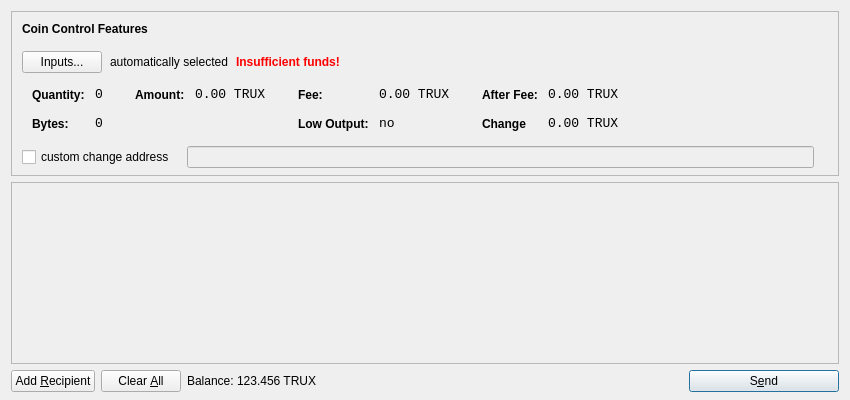
<?xml version="1.0" encoding="UTF-8"?>
<ui version="4.0">
 <class>SendCoinsDialog</class>
 <widget class="QDialog" name="SendCoinsDialog">
  <property name="geometry">
   <rect>
    <x>0</x>
    <y>0</y>
    <width>850</width>
    <height>400</height>
   </rect>
  </property>
  <property name="windowTitle">
   <string>Send Coins</string>
  </property>
  <layout class="QVBoxLayout" name="verticalLayout" stretch="0,1,0">
   <property name="bottomMargin">
    <number>8</number>
   </property>
   <item>
    <widget class="QFrame" name="frameCoinControl">
     <property name="sizePolicy">
      <sizepolicy hsizetype="Expanding" vsizetype="Expanding">
       <horstretch>0</horstretch>
       <verstretch>0</verstretch>
      </sizepolicy>
     </property>
     <property name="maximumSize">
      <size>
       <width>16777215</width>
       <height>16777215</height>
      </size>
     </property>
     <property name="frameShape">
      <enum>QFrame::StyledPanel</enum>
     </property>
     <property name="frameShadow">
      <enum>QFrame::Sunken</enum>
     </property>
     <layout class="QVBoxLayout" name="verticalLayoutCoinControl2">
      <property name="spacing">
       <number>-1</number>
      </property>
      <property name="leftMargin">
       <number>0</number>
      </property>
      <property name="topMargin">
       <number>0</number>
      </property>
      <property name="rightMargin">
       <number>0</number>
      </property>
      <property name="bottomMargin">
       <number>6</number>
      </property>
      <item>
       <layout class="QVBoxLayout" name="verticalLayoutCoinControl" stretch="0,0,0,0,1">
        <property name="spacing">
         <number>0</number>
        </property>
        <property name="leftMargin">
         <number>10</number>
        </property>
        <property name="topMargin">
         <number>10</number>
        </property>
        <item>
         <layout class="QHBoxLayout" name="horizontalLayoutCoinControl1">
          <property name="bottomMargin">
           <number>15</number>
          </property>
          <item>
           <widget class="QLabel" name="labelCoinControlFeatures">
            <property name="sizePolicy">
             <sizepolicy hsizetype="Preferred" vsizetype="Maximum">
              <horstretch>0</horstretch>
              <verstretch>0</verstretch>
             </sizepolicy>
            </property>
            <property name="font">
             <font>
              <weight>75</weight>
              <bold>true</bold>
             </font>
            </property>
            <property name="styleSheet">
             <string notr="true">font-weight:bold;</string>
            </property>
            <property name="text">
             <string>Coin Control Features</string>
            </property>
           </widget>
          </item>
         </layout>
        </item>
        <item>
         <layout class="QHBoxLayout" name="horizontalLayoutCoinControl2" stretch="0,0,0,0">
          <property name="spacing">
           <number>8</number>
          </property>
          <property name="bottomMargin">
           <number>10</number>
          </property>
          <item>
           <widget class="QPushButton" name="pushButtonCoinControl">
            <property name="styleSheet">
             <string notr="true"/>
            </property>
            <property name="text">
             <string>Inputs...</string>
            </property>
           </widget>
          </item>
          <item>
           <widget class="QLabel" name="labelCoinControlAutomaticallySelected">
            <property name="text">
             <string>automatically selected</string>
            </property>
            <property name="margin">
             <number>5</number>
            </property>
           </widget>
          </item>
          <item>
           <widget class="QLabel" name="labelCoinControlInsuffFunds">
            <property name="font">
             <font>
              <weight>75</weight>
              <bold>true</bold>
             </font>
            </property>
            <property name="styleSheet">
             <string notr="true">color:red;font-weight:bold;</string>
            </property>
            <property name="text">
             <string>Insufficient funds!</string>
            </property>
            <property name="margin">
             <number>5</number>
            </property>
           </widget>
          </item>
          <item>
           <spacer name="horizontalSpacerCoinControl">
            <property name="orientation">
             <enum>Qt::Horizontal</enum>
            </property>
            <property name="sizeHint" stdset="0">
             <size>
              <width>40</width>
              <height>1</height>
             </size>
            </property>
           </spacer>
          </item>
         </layout>
        </item>
        <item>
         <widget class="QWidget" name="widgetCoinControl" native="true">
          <property name="sizePolicy">
           <sizepolicy hsizetype="Preferred" vsizetype="Preferred">
            <horstretch>0</horstretch>
            <verstretch>0</verstretch>
           </sizepolicy>
          </property>
          <property name="minimumSize">
           <size>
            <width>0</width>
            <height>0</height>
           </size>
          </property>
          <property name="styleSheet">
           <string notr="true"/>
          </property>
          <layout class="QHBoxLayout" name="horizontalLayoutCoinControl5">
           <property name="margin">
            <number>0</number>
           </property>
           <item>
            <layout class="QHBoxLayout" name="horizontalLayoutCoinControl3" stretch="0,0,0,1">
             <property name="spacing">
              <number>20</number>
             </property>
             <property name="topMargin">
              <number>0</number>
             </property>
             <property name="bottomMargin">
              <number>10</number>
             </property>
             <item>
              <layout class="QFormLayout" name="formLayoutCoinControl1">
               <property name="horizontalSpacing">
                <number>10</number>
               </property>
               <property name="verticalSpacing">
                <number>14</number>
               </property>
               <property name="leftMargin">
                <number>10</number>
               </property>
               <property name="topMargin">
                <number>4</number>
               </property>
               <property name="rightMargin">
                <number>6</number>
               </property>
               <item row="0" column="0">
                <widget class="QLabel" name="labelCoinControlQuantityText">
                 <property name="styleSheet">
                  <string notr="true">font-weight:bold;</string>
                 </property>
                 <property name="text">
                  <string>Quantity:</string>
                 </property>
                 <property name="margin">
                  <number>0</number>
                 </property>
                </widget>
               </item>
               <item row="0" column="1">
                <widget class="QLabel" name="labelCoinControlQuantity">
                 <property name="font">
                  <font>
                   <family>Monospace</family>
                   <pointsize>10</pointsize>
                  </font>
                 </property>
                 <property name="cursor">
                  <cursorShape>IBeamCursor</cursorShape>
                 </property>
                 <property name="contextMenuPolicy">
                  <enum>Qt::ActionsContextMenu</enum>
                 </property>
                 <property name="text">
                  <string>0</string>
                 </property>
                 <property name="margin">
                  <number>0</number>
                 </property>
                 <property name="textInteractionFlags">
                  <set>Qt::LinksAccessibleByMouse|Qt::TextSelectableByKeyboard|Qt::TextSelectableByMouse</set>
                 </property>
                </widget>
               </item>
               <item row="1" column="0">
                <widget class="QLabel" name="labelCoinControlBytesText">
                 <property name="styleSheet">
                  <string notr="true">font-weight:bold;</string>
                 </property>
                 <property name="text">
                  <string>Bytes:</string>
                 </property>
                </widget>
               </item>
               <item row="1" column="1">
                <widget class="QLabel" name="labelCoinControlBytes">
                 <property name="font">
                  <font>
                   <family>Monospace</family>
                   <pointsize>10</pointsize>
                  </font>
                 </property>
                 <property name="cursor">
                  <cursorShape>IBeamCursor</cursorShape>
                 </property>
                 <property name="contextMenuPolicy">
                  <enum>Qt::ActionsContextMenu</enum>
                 </property>
                 <property name="text">
                  <string>0</string>
                 </property>
                 <property name="textInteractionFlags">
                  <set>Qt::LinksAccessibleByMouse|Qt::TextSelectableByKeyboard|Qt::TextSelectableByMouse</set>
                 </property>
                </widget>
               </item>
              </layout>
             </item>
             <item>
              <layout class="QFormLayout" name="formLayoutCoinControl2">
               <property name="horizontalSpacing">
                <number>10</number>
               </property>
               <property name="verticalSpacing">
                <number>14</number>
               </property>
               <property name="leftMargin">
                <number>6</number>
               </property>
               <property name="topMargin">
                <number>4</number>
               </property>
               <property name="rightMargin">
                <number>6</number>
               </property>
               <item row="0" column="0">
                <widget class="QLabel" name="labelCoinControlAmountText">
                 <property name="styleSheet">
                  <string notr="true">font-weight:bold;</string>
                 </property>
                 <property name="text">
                  <string>Amount:</string>
                 </property>
                 <property name="margin">
                  <number>0</number>
                 </property>
                </widget>
               </item>
               <item row="0" column="1">
                <widget class="QLabel" name="labelCoinControlAmount">
                 <property name="font">
                  <font>
                   <family>Monospace</family>
                   <pointsize>10</pointsize>
                  </font>
                 </property>
                 <property name="cursor">
                  <cursorShape>IBeamCursor</cursorShape>
                 </property>
                 <property name="contextMenuPolicy">
                  <enum>Qt::ActionsContextMenu</enum>
                 </property>
                 <property name="text">
                  <string notr="true">0.00 TRUX</string>
                 </property>
                 <property name="textInteractionFlags">
                  <set>Qt::LinksAccessibleByMouse|Qt::TextSelectableByKeyboard|Qt::TextSelectableByMouse</set>
                 </property>
                </widget>
               </item>
              </layout>
             </item>
             <item>
              <layout class="QFormLayout" name="formLayoutCoinControl3">
               <property name="horizontalSpacing">
                <number>10</number>
               </property>
               <property name="verticalSpacing">
                <number>14</number>
               </property>
               <property name="leftMargin">
                <number>6</number>
               </property>
               <property name="topMargin">
                <number>4</number>
               </property>
               <property name="rightMargin">
                <number>6</number>
               </property>
               <item row="0" column="0">
                <widget class="QLabel" name="labelCoinControlFeeText">
                 <property name="styleSheet">
                  <string notr="true">font-weight:bold;</string>
                 </property>
                 <property name="text">
                  <string>Fee:</string>
                 </property>
                 <property name="margin">
                  <number>0</number>
                 </property>
                </widget>
               </item>
               <item row="0" column="1">
                <widget class="QLabel" name="labelCoinControlFee">
                 <property name="font">
                  <font>
                   <family>Monospace</family>
                   <pointsize>10</pointsize>
                  </font>
                 </property>
                 <property name="cursor">
                  <cursorShape>IBeamCursor</cursorShape>
                 </property>
                 <property name="contextMenuPolicy">
                  <enum>Qt::ActionsContextMenu</enum>
                 </property>
                 <property name="text">
                  <string notr="true">0.00 TRUX</string>
                 </property>
                 <property name="textInteractionFlags">
                  <set>Qt::LinksAccessibleByMouse|Qt::TextSelectableByKeyboard|Qt::TextSelectableByMouse</set>
                 </property>
                </widget>
               </item>
               <item row="1" column="0">
                <widget class="QLabel" name="labelCoinControlLowOutputText">
                 <property name="styleSheet">
                  <string notr="true">font-weight:bold;</string>
                 </property>
                 <property name="text">
                  <string>Low Output:</string>
                 </property>
                </widget>
               </item>
               <item row="1" column="1">
                <widget class="QLabel" name="labelCoinControlLowOutput">
                 <property name="font">
                  <font>
                   <family>Monospace</family>
                   <pointsize>10</pointsize>
                  </font>
                 </property>
                 <property name="cursor">
                  <cursorShape>IBeamCursor</cursorShape>
                 </property>
                 <property name="contextMenuPolicy">
                  <enum>Qt::ActionsContextMenu</enum>
                 </property>
                 <property name="text">
                  <string>no</string>
                 </property>
                 <property name="textInteractionFlags">
                  <set>Qt::LinksAccessibleByMouse|Qt::TextSelectableByKeyboard|Qt::TextSelectableByMouse</set>
                 </property>
                </widget>
               </item>
              </layout>
             </item>
             <item>
              <layout class="QFormLayout" name="formLayoutCoinControl4">
               <property name="horizontalSpacing">
                <number>10</number>
               </property>
               <property name="verticalSpacing">
                <number>14</number>
               </property>
               <property name="leftMargin">
                <number>6</number>
               </property>
               <property name="topMargin">
                <number>4</number>
               </property>
               <property name="rightMargin">
                <number>6</number>
               </property>
               <item row="0" column="0">
                <widget class="QLabel" name="labelCoinControlAfterFeeText">
                 <property name="styleSheet">
                  <string notr="true">font-weight:bold;</string>
                 </property>
                 <property name="text">
                  <string>After Fee:</string>
                 </property>
                 <property name="margin">
                  <number>0</number>
                 </property>
                </widget>
               </item>
               <item row="0" column="1">
                <widget class="QLabel" name="labelCoinControlAfterFee">
                 <property name="font">
                  <font>
                   <family>Monospace</family>
                   <pointsize>10</pointsize>
                  </font>
                 </property>
                 <property name="cursor">
                  <cursorShape>IBeamCursor</cursorShape>
                 </property>
                 <property name="contextMenuPolicy">
                  <enum>Qt::ActionsContextMenu</enum>
                 </property>
                 <property name="text">
                  <string notr="true">0.00 TRUX</string>
                 </property>
                 <property name="textInteractionFlags">
                  <set>Qt::LinksAccessibleByMouse|Qt::TextSelectableByKeyboard|Qt::TextSelectableByMouse</set>
                 </property>
                </widget>
               </item>
               <item row="1" column="0">
                <widget class="QLabel" name="labelCoinControlChangeText">
                 <property name="styleSheet">
                  <string notr="true">font-weight:bold;</string>
                 </property>
                 <property name="text">
                  <string>Change</string>
                 </property>
                </widget>
               </item>
               <item row="1" column="1">
                <widget class="QLabel" name="labelCoinControlChange">
                 <property name="font">
                  <font>
                   <family>Monospace</family>
                   <pointsize>10</pointsize>
                  </font>
                 </property>
                 <property name="cursor">
                  <cursorShape>IBeamCursor</cursorShape>
                 </property>
                 <property name="contextMenuPolicy">
                  <enum>Qt::ActionsContextMenu</enum>
                 </property>
                 <property name="text">
                  <string notr="true">0.00 TRUX</string>
                 </property>
                 <property name="textInteractionFlags">
                  <set>Qt::LinksAccessibleByMouse|Qt::TextSelectableByKeyboard|Qt::TextSelectableByMouse</set>
                 </property>
                </widget>
               </item>
              </layout>
             </item>
            </layout>
           </item>
          </layout>
         </widget>
        </item>
        <item>
         <layout class="QHBoxLayout" name="horizontalLayoutCoinControl4" stretch="0,0,0">
          <property name="spacing">
           <number>12</number>
          </property>
          <property name="sizeConstraint">
           <enum>QLayout::SetDefaultConstraint</enum>
          </property>
          <property name="topMargin">
           <number>5</number>
          </property>
          <property name="rightMargin">
           <number>5</number>
          </property>
          <item>
           <widget class="QCheckBox" name="checkBoxCoinControlChange">
            <property name="text">
             <string>custom change address</string>
            </property>
           </widget>
          </item>
          <item>
           <widget class="QLineEdit" name="lineEditCoinControlChange">
            <property name="enabled">
             <bool>false</bool>
            </property>
            <property name="sizePolicy">
             <sizepolicy hsizetype="Expanding" vsizetype="Fixed">
              <horstretch>0</horstretch>
              <verstretch>0</verstretch>
             </sizepolicy>
            </property>
           </widget>
          </item>
          <item>
           <widget class="QLabel" name="labelCoinControlChangeLabel">
            <property name="sizePolicy">
             <sizepolicy hsizetype="Preferred" vsizetype="Expanding">
              <horstretch>0</horstretch>
              <verstretch>0</verstretch>
             </sizepolicy>
            </property>
            <property name="minimumSize">
             <size>
              <width>0</width>
              <height>0</height>
             </size>
            </property>
            <property name="text">
             <string/>
            </property>
            <property name="margin">
             <number>3</number>
            </property>
           </widget>
          </item>
         </layout>
        </item>
        <item>
         <spacer name="verticalSpacerCoinControl">
          <property name="orientation">
           <enum>Qt::Vertical</enum>
          </property>
          <property name="sizeHint" stdset="0">
           <size>
            <width>800</width>
            <height>1</height>
           </size>
          </property>
         </spacer>
        </item>
       </layout>
      </item>
     </layout>
    </widget>
   </item>
   <item>
    <widget class="QScrollArea" name="scrollArea">
     <property name="widgetResizable">
      <bool>true</bool>
     </property>
     <widget class="QWidget" name="scrollAreaWidgetContents">
      <property name="geometry">
       <rect>
        <x>0</x>
        <y>0</y>
        <width>830</width>
        <height>165</height>
       </rect>
      </property>
      <layout class="QVBoxLayout" name="verticalLayout_2">
       <property name="margin">
        <number>0</number>
       </property>
       <item>
        <layout class="QVBoxLayout" name="entries">
         <property name="spacing">
          <number>6</number>
         </property>
        </layout>
       </item>
       <item>
        <spacer name="verticalSpacer">
         <property name="orientation">
          <enum>Qt::Vertical</enum>
         </property>
         <property name="sizeHint" stdset="0">
          <size>
           <width>20</width>
           <height>40</height>
          </size>
         </property>
        </spacer>
       </item>
      </layout>
     </widget>
    </widget>
   </item>
   <item>
    <layout class="QHBoxLayout" name="horizontalLayout">
     <item>
      <widget class="QPushButton" name="addButton">
       <property name="toolTip">
        <string>Send to multiple recipients at once</string>
       </property>
       <property name="text">
        <string>Add &amp;Recipient</string>
       </property>
       <property name="autoDefault">
        <bool>false</bool>
       </property>
      </widget>
     </item>
     <item>
      <widget class="QPushButton" name="clearButton">
       <property name="sizePolicy">
        <sizepolicy hsizetype="Minimum" vsizetype="Fixed">
         <horstretch>0</horstretch>
         <verstretch>0</verstretch>
        </sizepolicy>
       </property>
       <property name="toolTip">
        <string>Remove all transaction fields</string>
       </property>
       <property name="text">
        <string>Clear &amp;All</string>
       </property>
       <property name="autoRepeatDelay">
        <number>300</number>
       </property>
       <property name="autoDefault">
        <bool>false</bool>
       </property>
      </widget>
     </item>
     <item>
      <layout class="QHBoxLayout" name="horizontalLayout_2">
       <property name="spacing">
        <number>3</number>
       </property>
       <item>
        <widget class="QLabel" name="label">
         <property name="sizePolicy">
          <sizepolicy hsizetype="Preferred" vsizetype="Fixed">
           <horstretch>0</horstretch>
           <verstretch>0</verstretch>
          </sizepolicy>
         </property>
         <property name="text">
          <string>Balance:</string>
         </property>
        </widget>
       </item>
       <item>
        <widget class="QLabel" name="labelBalance">
         <property name="sizePolicy">
          <sizepolicy hsizetype="Preferred" vsizetype="Fixed">
           <horstretch>0</horstretch>
           <verstretch>0</verstretch>
          </sizepolicy>
         </property>
         <property name="cursor">
          <cursorShape>IBeamCursor</cursorShape>
         </property>
         <property name="text">
          <string notr="true">123.456 TRUX</string>
         </property>
         <property name="textInteractionFlags">
          <set>Qt::LinksAccessibleByMouse|Qt::TextSelectableByKeyboard|Qt::TextSelectableByMouse</set>
         </property>
        </widget>
       </item>
      </layout>
     </item>
     <item>
      <spacer name="horizontalSpacer">
       <property name="orientation">
        <enum>Qt::Horizontal</enum>
       </property>
       <property name="sizeHint" stdset="0">
        <size>
         <width>40</width>
         <height>20</height>
        </size>
       </property>
      </spacer>
     </item>
     <item>
      <widget class="QPushButton" name="sendButton">
       <property name="minimumSize">
        <size>
         <width>150</width>
         <height>0</height>
        </size>
       </property>
       <property name="toolTip">
        <string>Confirm the send action</string>
       </property>
       <property name="text">
        <string>S&amp;end</string>
       </property>
       <property name="icon">
        <iconset resource="../bitcoin.qrc">
         <normaloff>:/icons/send</normaloff>:/icons/send</iconset>
       </property>
       <property name="default">
        <bool>true</bool>
       </property>
      </widget>
     </item>
    </layout>
   </item>
  </layout>
 </widget>
 <resources>
  <include location="../bitcoin.qrc"/>
 </resources>
 <connections/>
</ui>
